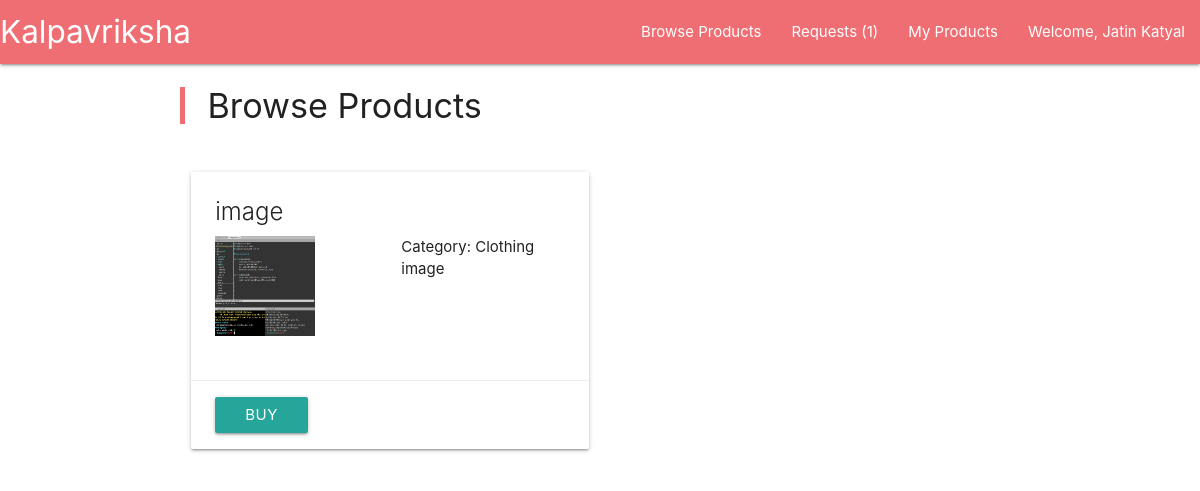
The app's page /browseProducts (signed in) with its own data.
### main/models.py (models this page shows)
class Product(models.Model):
	title = models.CharField(max_length=200)
	description = models.TextField()
	image = models.ImageField(upload_to = 'main/static/pic_folder/', blank = False, null = True)
	category = models.IntegerField(choices = tuple([ x for x in enumerate(category_choice)]))
	date = models.DateField(default = timezone.now())
	owner = models.ForeignKey(User, on_delete = models.CASCADE)
	def getImagePath(self):
		return "/".join(self.image.name.split('/')[2:])

### main/views.py (the view)
def browseProducts(request):
	if request.user.is_authenticated:
		products = Product.objects.filter(~Q(owner = request.user) & Q(trade_request_product = None) & Q(trade_product = None))[:10]
	else:
		products = Product.objects.filter(Q(trade_request_product = None) & Q(trade_product = None))
	context = {
		'products' : products
	}
	return render(request, 'browseProduct.html', context)

### main/context_processors.py (called while the page is built)
def add_request_count(request):
	if request.user.is_authenticated:
		count = TradeRequest.objects.filter(product__in = request.user.product_set.all()).count()
	else:
		count = 0
	return {'count' : count}

### main/template/browseProduct.html
{% extends 'base.html' %}
{% load static %}
{% block content %}
	{% include 'navbar.html' %}
	<div class="container">
		<div class="row">
			<blockquote> <h4> Browse Products </h4> </blockquote>
		</div>
		<div class="row">
			{% for product in products %}
				<div class="col s12 l6">
					<div class="card">
						<div class="card-content">
							<span class="card-title"> {{ product.title }} </span>
							<div class="row">
								{% if product.image %}
									<div class="col s12 m6">
										<img src="{% static product.getImagePath %}" width="100" height="100" />
									</div>
								{% endif %}
								<div class="col s12 m6">
									Category: {{ product.get_category_display }} <br>
									{{ product.description }}
								</div>
							</div>
						</div>
						{% if request.user.is_authenticated %}
						<div class="card-action">
							<a href="{% url 'buy' id=product.id %}" class="btn waves-effect waves-light"> Buy </a>
						</div>
						{% endif %}
					</div>
				</div>
			{% endfor %}
		</div>
	</div>
{% endblock %}

### main/template/navbar.html (shortened to what this page needs)
<nav>
	<div class="nav-wrapper">
		<a href="{% url 'index' %}" class="brand-logo left" style="margin-right:20px">Kalpavriksha</a>
		<ul id="nav-mobile" class="right">
			<li> <a href="{% url 'browse_products' %}"> Browse Products </a> </li>
			{% if user.is_authenticated %}
			<li> <a href="{% url 'requests' %}"> Requests ({{ count }}) </a> </li>
				<li> <a href="{% url 'my_products' %}"> My Products </a> </li>
				<li>
					<a class="dropdown-trigger" href="#!" data-target="user-content">Welcome, {{ user.first_name }} {{ user.last_name }}</a>
				</li>
			{% else %}
			<li>
				<a class="modal-trigger" href="#login-modal">Login</a>
			</li>
			{% endif %}
		</ul>
	</div>
</nav>

### records on screen
Product: title "image", image (picture), category "Clothing", description "image"

### other values on screen
{{ count }} "1"
{{ user.first_name }} "Jatin"
{{ user.last_name }} "Katyal"
